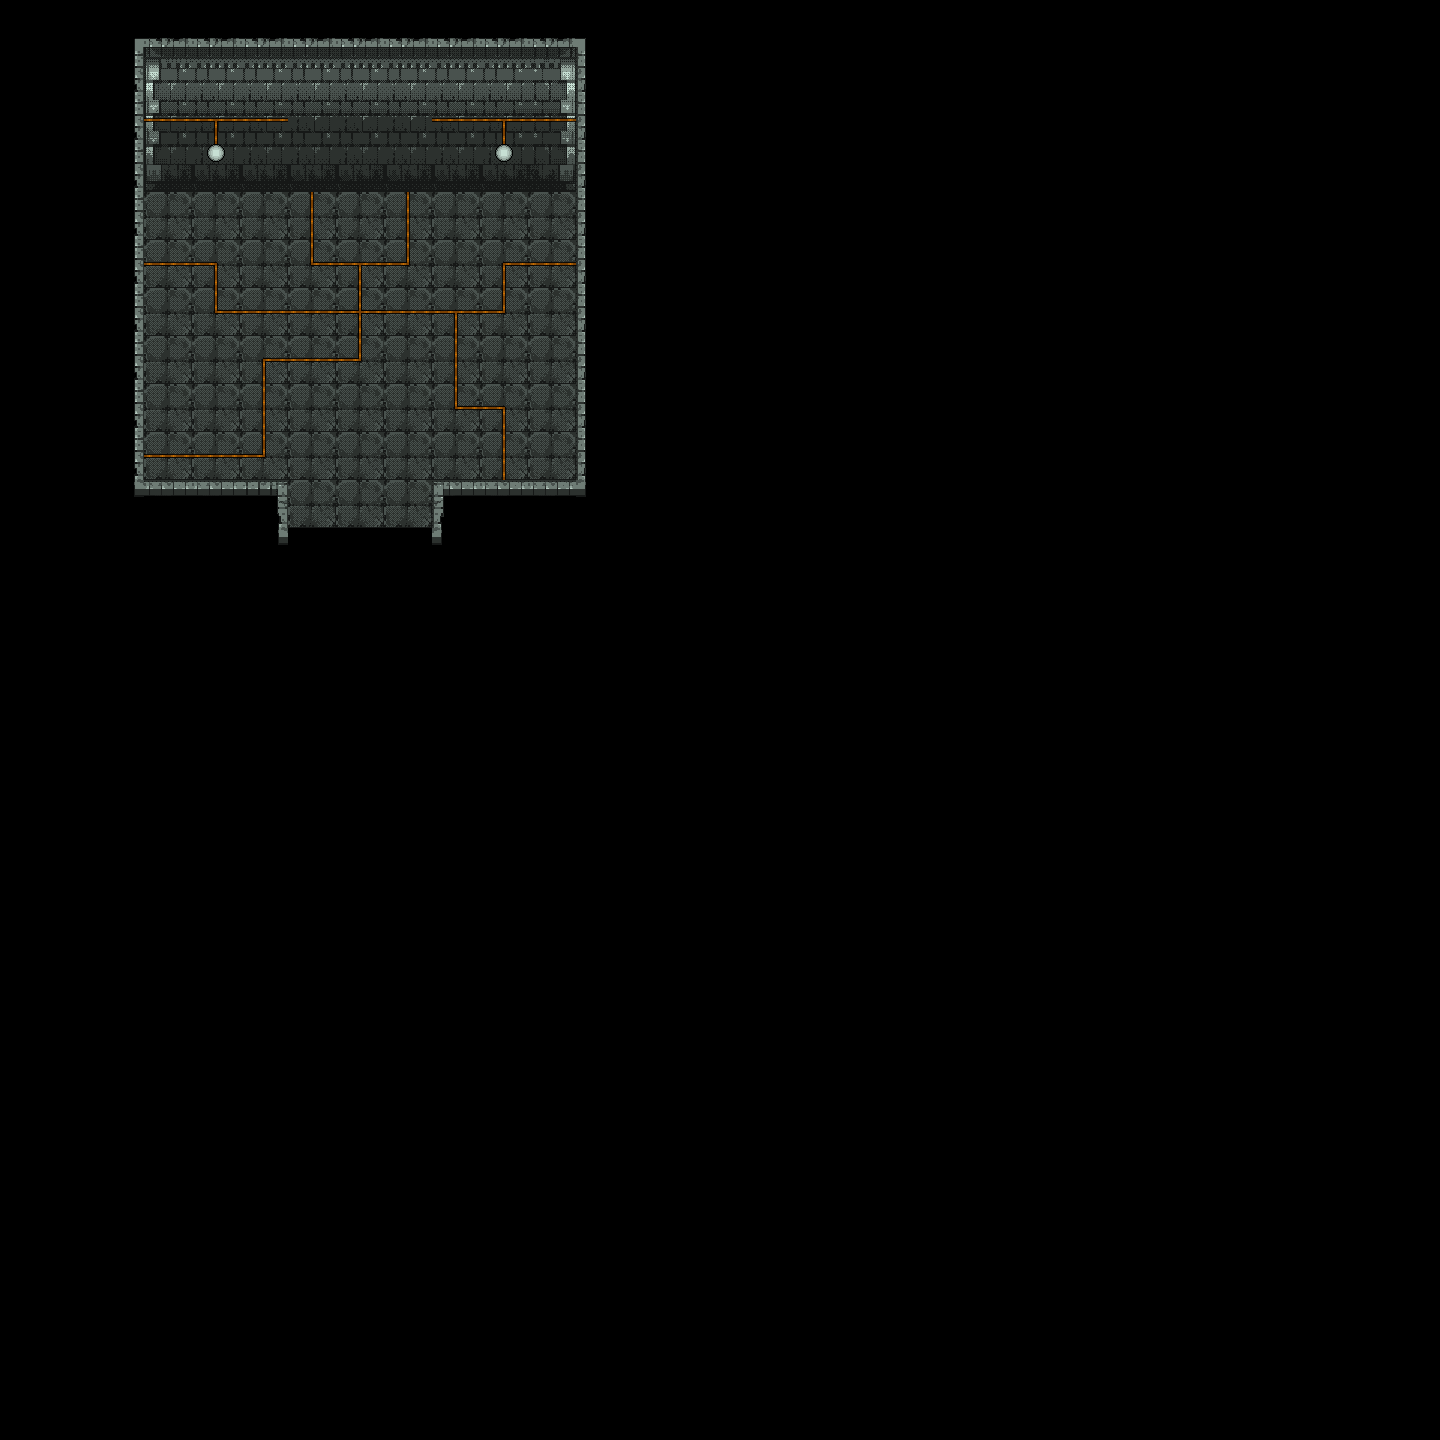

Rendered tile map (Tiled .tmx) drawn with the repository's tilesets; below, a short description and the map source with its tile grids summarised:
An orthogonal 30x30 tile map with 48x48 px tiles, 4 tile layers (3_floor, 3_walls, 3_details, 3_enclosure).

<map version="1.10" tiledversion="1.10.2" orientation="orthogonal" renderorder="right-down" width="30" height="30" tilewidth="48" tileheight="48" infinite="0" nextlayerid="5" nextobjectid="1">
 <tileset firstgid="1" source="../Tilesets/Katos_tiles_1.tsx" />
 <layer id="1" name="3_floor" width="30" height="30">
  <data>[900 cells, 57 non-empty, 1 distinct tile ids]</data>
 </layer>
 <layer id="2" name="3_walls" width="30" height="30">
  <data>[900 cells, 27 non-empty, 9 distinct tile ids]</data>
 </layer>
 <layer id="4" name="3_details" width="30" height="30">
  <data>[900 cells, 35 non-empty, 9 distinct tile ids]</data>
 </layer>
 <layer id="3" name="3_enclosure" width="30" height="30">
  <data>[900 cells, 40 non-empty, 11 distinct tile ids]</data>
 </layer>
</map>
